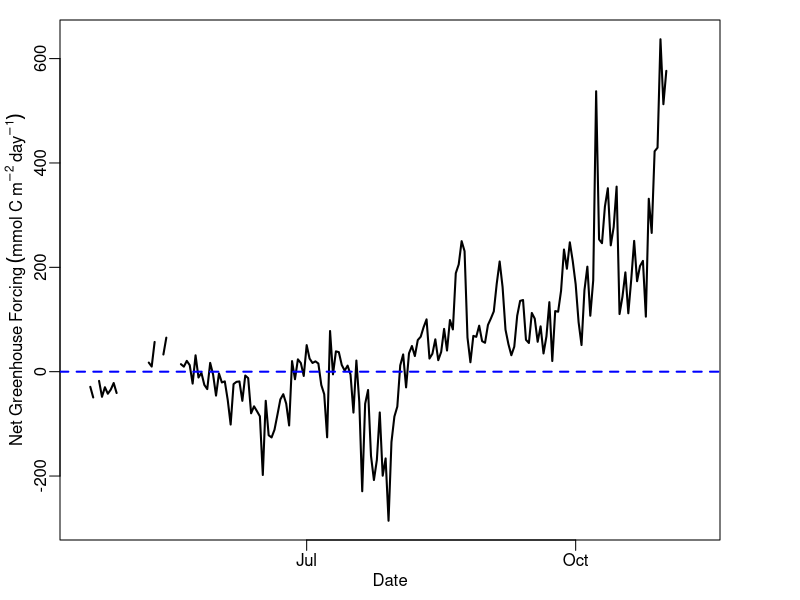
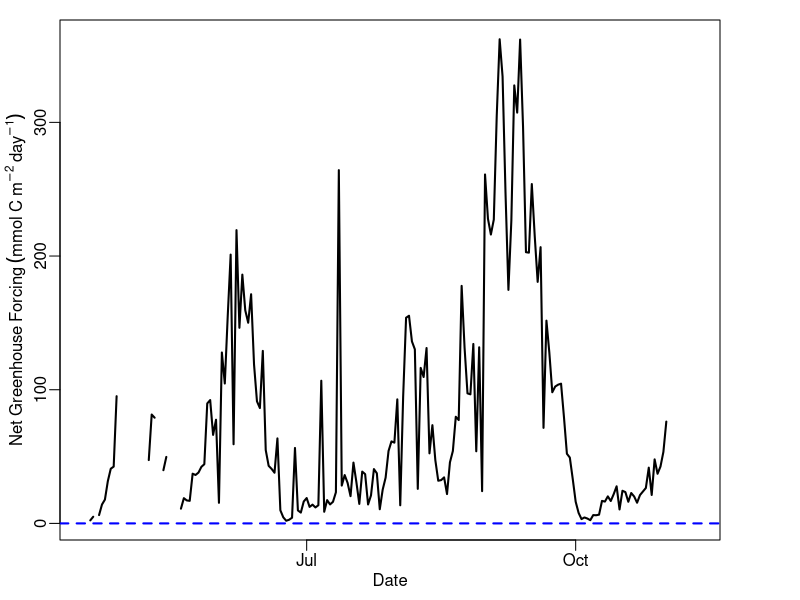
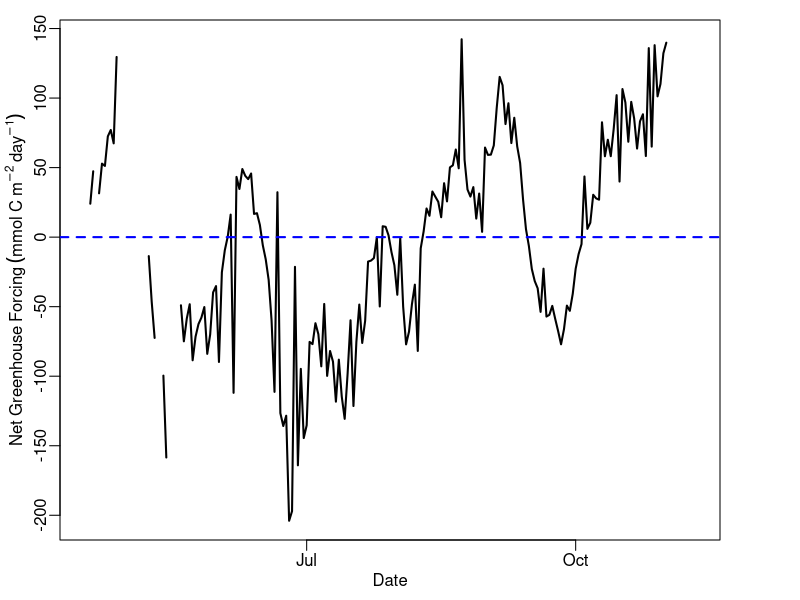

The R script that drew these images, in order: (Note: this script raises an error after producing the figures.)
#Net GH Forcing Calculation and Figure
#2 March 2017
#JAH

#run Gas Flux script first
#assemble data frame: datetime, co2 flux, ch4 flux
#using gas flux from Read method
setwd("~/Dropbox/GitHub Repos/GLM-Mendota/Data/")
net.forcing<-read.csv('flux.data.csv')
datetime = as.Date(net.forcing$datetime)

########################################################################
######################NGHF USING MODELED FLUXES#########################
#convert gas fluxes to mmol of C m-2 day-1
mod.co2.flux.mmolC <- net.forcing$co2.flux.read.mod 
mod.ch4.flux.mmolC <- net.forcing$ch4.flux.read.mod 

net.forcing <- cbind(net.forcing, mod.co2.flux.mmolC, mod.ch4.flux.mmolC)

#calculate Net GH Forcing
mod.netGHG <- (34*net.forcing$mod.ch4.flux.mmolC) + net.forcing$mod.co2.flux.mmolC

xlab = expression(Date)
ylab = expression(Net~Greenhouse~Forcing~(mmol~C~m^-2~day^-1))
quartz()
par(mar=c(3,3,1,4),mgp=c(1.5,0.5,0),tck=-0.02)
plot(datetime,mod.netGHG,type = 'l',lwd=2,ylab=ylab, xlab = xlab)
abline(0,0,lty=2, col='blue',lwd=2)

########################################################################
############NGHF USING OBSERVED FLUXES (CO2 via CO2)####################
#convert gas fluxes to mmol of C m-2 day-1
obs.co2.flux.mmolC <- net.forcing$co2.flux.read.obs 
obs.ch4.flux.mmolC <- net.forcing$ch4.flux.read.obs 

net.forcing <- cbind(net.forcing, obs.co2.flux.mmolC, obs.ch4.flux.mmolC)

#calculate Net GH Forcing
obs.netGHG <- (34*net.forcing$obs.ch4.flux.mmolC) + net.forcing$obs.co2.flux.mmolC

xlab = expression(Date)
ylab = expression(Net~Greenhouse~Forcing~(mmol~C~m^-2~day^-1))
quartz()
par(mar=c(3,3,1,4),mgp=c(1.5,0.5,0),tck=-0.02)
plot(datetime,obs.netGHG,type = 'l',lwd=2,ylab=ylab, xlab = xlab)
abline(0,0,lty=2, col='blue',lwd=2)

########################################################################
#############NGHF USING OBSERVED FLUXES (CO2 via DO)###################
obs.co2.flux.mmolC.do <- net.forcing$co2.flux.read.obs.do 
obs.ch4.flux.mmolC.do <- net.forcing$ch4.flux.read.obs 

net.forcing <- cbind(net.forcing, obs.co2.flux.mmolC.do, obs.ch4.flux.mmolC.do)

#calculate NGHF
obs.netGHG.do <- (34*net.forcing$obs.ch4.flux.mmolC.do) + net.forcing$obs.co2.flux.mmolC.do

xlab = expression(Date)
ylab = expression(Net~Greenhouse~Forcing~(mmol~C~m^-2~day^-1))
quartz()
par(mar=c(3,3,1,4),mgp=c(1.5,0.5,0),tck=-0.02)
plot(datetime,obs.netGHG.do,type = 'l',lwd=2,ylab=ylab, xlab = xlab)
abline(0,0,lty=2, col='blue',lwd=2)

net.forcing<-cbind(net.forcing, mod.netGHG, obs.netGHG, obs.netGHG.do)
write.csv(net.forcing, file = 'netGHGforcing.csv',row.names = FALSE)

########################################################################
#######################ALL NGHF, ONE PLOT###############################
setwd("~/Dropbox/GitHub Repos/GLM-Mendota/Data/")
nghf<-read.csv("netGHGforcing.csv")

xlab = expression(Date)
ylab = expression(Net~Greenhouse~Forcing~(mmol~C~m^-2~day^-1))
quartz()
par(mar=c(3,3,1,4),mgp=c(1.5,0.5,0),tck=-0.02)
plot(datetime,nghf$mod.netGHG,type = 'l', lwd = 2,ylab = ylab, xlab = xlab,ylim=c(-300,850))
lines(datetime, nghf$obs.netGHG,type = 'l', lwd = 2, col='darkgreen')
#lines(datetime, nghf$obs.netGHG.do,type = 'l', lwd = 2, col = 'darkolivegreen3')
abline(0,0,col='slategrey',lty=2,lwd=2)
legend('topright',c("NGHF from Modeled Fluxes",expression(NGHF~from~Observed~Fluxes~(CO[2]~via~CO[2]))),lwd=c(2,2),col=c('black','darkgreen'))






# ########################################################################
# ##############################INCLUDE EBULLITION########################
# ####from MODELED gas fluxes####
# #Bastviken et al. 2004: 45% ebullition based on lake size
# #Bastviken et al. 2004: 60% ebullition, generally
# #Casper et al. 2000: 96% ebullition, based on tropic state
# 
# mod.bastviken.total.ch4.flux <- net.forcing$ch4.flux.read.mod * (100/55)
# mod.bastviken.high.total.ch4.flux <- net.forcing$ch4.flux.read.mod * (100/40)
# mod.casper.total.ch4.flux <- net.forcing$ch4.flux.read.mod * (100/4)
# 
# #increased CH4 flux plot
# quartz()
# par(mar=c(3,3,1,4),mgp=c(1.5,0.5,0),tck=-0.02)
# plot(datetime, net.forcing$ch4.flux.read.mod, type = 'l',ylim = c(-10,300),xlab = 'Date', ylab = expression(mmol~m^-2~day^-1),lwd=2)
# lines(datetime, mod.bastviken.total.ch4.flux, type = 'l', col='red',lwd=2)
# lines(datetime, mod.bastviken.high.total.ch4.flux, type = 'l', col = 'blue',lwd=2)
# lines(datetime, mod.casper.total.ch4.flux, type = 'l', col = 'purple',lwd=2)
# legend('topleft',c('CH4 Diffusive Flux','45% Ebullition','60% Ebullition','96% Ebullition'),lty = c(1,1,1,1), col = c('black','red','blue','purple'))
# abline(0,0,lty=2,lwd=2,col='blue')
# 
# #convert to mmol C m^-2 day^-1
# mod.inc.ch4.flux.mmolC <- mod.bastviken.total.ch4.flux * (12/16)
# 
# mod.inc.netGHG <- (25*mod.inc.ch4.flux.mmolC) + mod.co2.flux.mmolC
# 
# #increased NGHF plot
# quartz()
# par(mar=c(3,3,1,4),mgp=c(1.5,0.5,0),tck=-0.02)
# plot(datetime,mod.netGHG,type = 'l',lwd=2,ylab=ylab, xlab = xlab,ylim=c(-60,500))
# lines(datetime,mod.inc.netGHG,type = 'l',lwd=2,ylab=ylab, xlab = xlab, col = 'red')
# abline(0,0,lty=2, col='blue',lwd=2)
# legend('topleft',c(expression(CH[4]~Diffusive~Flux~Only),expression(CH[4]~Diffusion~and~Ebullition)),lty=c(1,1),lwd=c(2,2), col=c('black','red'))
# 
# 
# 
# #####from OBSERVED gas fluxes (CO2 via CO2)#####
# obs.bastviken.total.ch4.flux <- net.forcing$ch4.flux.read.obs * (100/55)
# obs.bastviken.high.total.ch4.flux <- net.forcing$ch4.flux.read.obs * (100/40)
# obs.casper.total.ch4.flux <- net.forcing$ch4.flux.read.obs * (100/4)
# 
# #increased CH4 flux plot
# quartz()
# par(mar=c(3,3,1,4),mgp=c(1.5,0.5,0),tck=-0.02)
# plot(datetime, net.forcing$ch4.flux.read.obs, type = 'l',ylim = c(0, 450),xlab = 'Date', ylab = expression(mmol~m^-2~day^-1),lwd=2)
# lines(datetime, obs.bastviken.total.ch4.flux, type = 'l', col='red',lwd=2)
# lines(datetime, obs.bastviken.high.total.ch4.flux, type = 'l', col = 'blue',lwd=2)
# lines(datetime, obs.casper.total.ch4.flux, type = 'l', col = 'purple',lwd=2)
# legend('topleft',c('CH4 Diffusive Flux','45% Ebullition','60% Ebullition','96% Ebullition'),lty = c(1,1,1,1), col = c('black','red','blue','purple'))
# abline(0,0,lty=2,lwd=2,col='blue')
# 
# #convert to mmol C m^-2 day^-1
# obs.inc.ch4.flux.mmolC <- obs.bastviken.total.ch4.flux * (12/16)
# 
# obs.inc.netGHG <- (25*obs.inc.ch4.flux.mmolC) + obs.co2.flux.mmolC
# 
# ####THIS NGFH WITH EBULLITION PLOT####
# #increased NGHF plot
# quartz()
# par(mar=c(3,3,1,4),mgp=c(1.5,0.5,0),tck=-0.02)
# plot(datetime,obs.netGHG,type = 'l',lwd=2,ylab=ylab, xlab = xlab,ylim=c(-60,1200),col='darkgreen')
# lines(datetime,obs.inc.netGHG,type = 'l',lwd=2,ylab=ylab, xlab = xlab, col = 'violetred4')
# abline(0,0,lty=2, col='slategrey',lwd=2)
# legend('topleft',c(expression(NGHF~from~CH[4]~Diffusive~Flux),expression(NGHF~from~CH[4]~Diffusion~+~Ebullition)),lty=c(1,1),lwd=c(2,2), col=c('darkgreen','violetred4'))
# 
# 
# 
# 
# ####from OBSERVED gas fluxes (CO2 via DO)####
# #use same obs.bastviken.total.ch4.flux estimates
# #use same obs.inc.ch4.flux.mmolC
# 
# obs.inc.netGHG.do <- (25*obs.inc.ch4.flux.mmolC) + obs.co2.flux.mmolC.do
# 
# quartz()
# par(mar=c(3,3,1,4),mgp=c(1.5,0.5,0),tck=-0.02)
# plot(datetime,obs.netGHG,type = 'l',lwd=2,ylab=ylab, xlab = xlab,ylim=c(-60,1200))
# lines(datetime,obs.inc.netGHG.do,type = 'l',lwd=2,ylab=ylab, xlab = xlab, col = 'red')
# abline(0,0,lty=2, col='blue',lwd=2)
# legend('topleft',c(expression(CH[4]~Diffusive~Flux~Only),expression(CH[4]~Diffusion~and~Ebullition)),lty=c(1,1),lwd=c(2,2), col=c('black','red'))
# 
# 
# 
